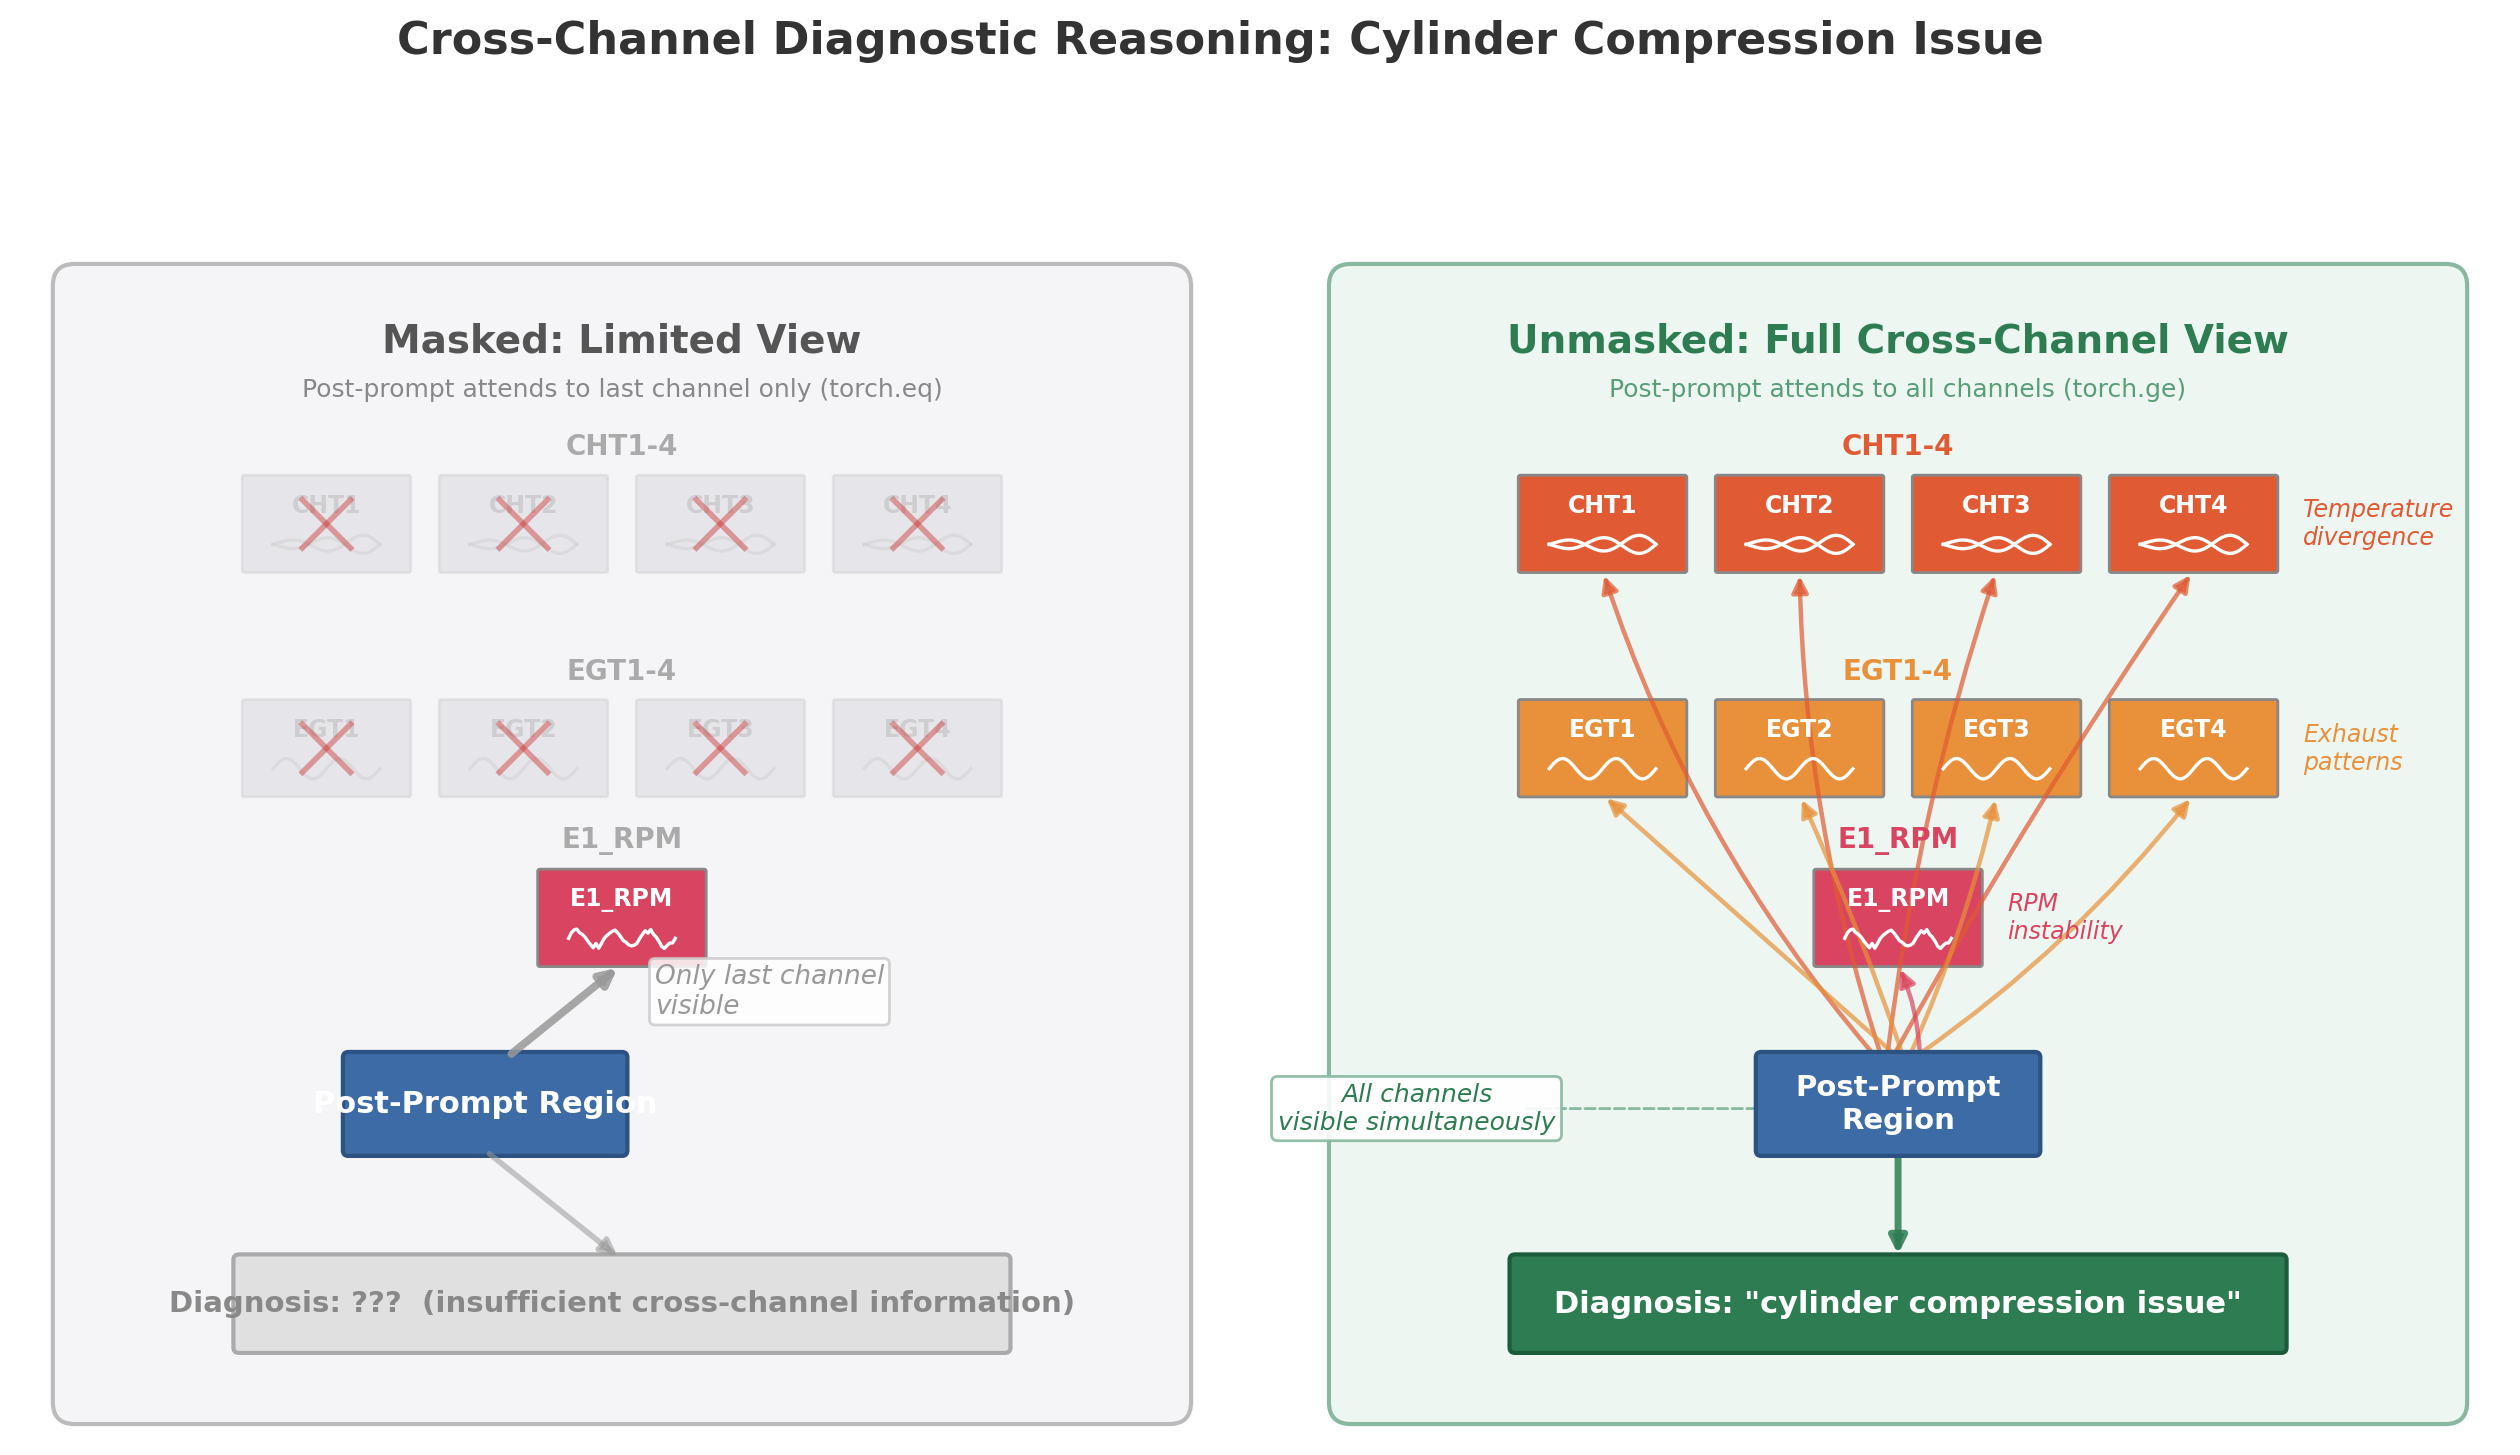

The script that saved this image:
"""
fig_007: Cross-Channel Diagnostic Reasoning Example
Split diagram showing how 'cylinder compression issue' diagnosis benefits
from cross-channel attention (unmasked) vs. limited single-channel view (masked).
"""

import matplotlib.pyplot as plt
import matplotlib.patches as mpatches
from matplotlib.patches import FancyArrowPatch, FancyBboxPatch
import numpy as np

# ── Colour palette ──────────────────────────────────────────────────
BG_WHITE = "#FFFFFF"
PANEL_BG_LEFT = "#F5F5F8"
PANEL_BG_RIGHT = "#EDF6F0"

CHT_COLOR = "#E05A33"
EGT_COLOR = "#E8913A"
RPM_COLOR = "#D94560"
FADED = "#D0D0D6"
POST_PROMPT_COLOR = "#3D6BA5"
DIAG_COLOR = "#2E7D52"
ARROW_ACTIVE = "#3D6BA5"
ARROW_MASKED = "#999999"
BLOCK_BORDER = "#888888"

# ── Helper: draw a tiny schematic waveform ──────────────────────────
def draw_waveform(ax, cx, cy, w=0.38, h=0.12, color="#333333",
                  alpha=1.0, style="normal"):
    n = 40
    x = np.linspace(cx - w / 2, cx + w / 2, n)
    if style == "diverge":
        y1 = cy + h * 0.5 * np.sin(np.linspace(0, 3 * np.pi, n)) * np.linspace(0.3, 1.0, n)
        y2 = cy - h * 0.5 * np.sin(np.linspace(0, 3 * np.pi, n)) * np.linspace(0.3, 1.0, n)
        ax.plot(x, y1, color=color, lw=1.2, alpha=alpha, zorder=5)
        ax.plot(x, y2, color=color, lw=1.2, alpha=alpha, zorder=5)
    elif style == "unstable":
        rng = np.random.RandomState(42)
        y = cy + h * 0.6 * np.sin(np.linspace(0, 6 * np.pi, n)) * rng.uniform(0.4, 1.0, n)
        ax.plot(x, y, color=color, lw=1.2, alpha=alpha, zorder=5)
    else:
        y = cy + h * 0.5 * np.sin(np.linspace(0, 4 * np.pi, n))
        ax.plot(x, y, color=color, lw=1.2, alpha=alpha, zorder=5)


def draw_channel_box(ax, x, y, w, h, label, color, alpha=1.0,
                     waveform_style="normal", show_waveform=True):
    fc = color if alpha >= 0.9 else FADED
    ec = BLOCK_BORDER if alpha >= 0.9 else "#CCCCCC"
    real_alpha = max(alpha, 0.4)
    rect = FancyBboxPatch(
        (x, y), w, h,
        boxstyle="round,pad=0.02",
        facecolor=fc, edgecolor=ec,
        linewidth=1.0, alpha=real_alpha, zorder=3,
    )
    ax.add_patch(rect)
    ax.text(x + w / 2, y + h * 0.70, label,
            ha="center", va="center", fontsize=8.5, fontweight="bold",
            color="#FFFFFF" if alpha >= 0.9 else "#AAAAAA",
            alpha=real_alpha, zorder=6)
    if show_waveform:
        draw_waveform(ax, x + w / 2, y + h * 0.28, w=w * 0.65, h=h * 0.22,
                      color="#FFFFFF" if alpha >= 0.9 else "#CCCCCC",
                      alpha=real_alpha, style=waveform_style)


def draw_arrow_line(ax, x0, y0, x1, y1, color, lw=1.5, alpha=1.0,
                    rad=0.0):
    arrow = FancyArrowPatch(
        (x0, y0), (x1, y1),
        arrowstyle="-|>", mutation_scale=12,
        color=color, lw=lw, alpha=alpha, zorder=4,
        connectionstyle=f"arc3,rad={rad}",
    )
    ax.add_patch(arrow)


# ── Figure setup ────────────────────────────────────────────────────
fig, (ax_l, ax_r) = plt.subplots(1, 2, figsize=(16, 8.5),
                                  gridspec_kw={"wspace": 0.06})
fig.patch.set_facecolor(BG_WHITE)

for ax in (ax_l, ax_r):
    ax.set_xlim(-0.5, 10.5)
    ax.set_ylim(-0.3, 10.5)
    ax.set_aspect("equal")
    ax.axis("off")

# ── Panel backgrounds ──────────────────────────────────────────────
ax_l.add_patch(FancyBboxPatch((0.0, 0.0), 10.0, 10.2,
               boxstyle="round,pad=0.2", facecolor=PANEL_BG_LEFT,
               edgecolor="#BBBBBB", lw=1.5, zorder=0))
ax_r.add_patch(FancyBboxPatch((0.0, 0.0), 10.0, 10.2,
               boxstyle="round,pad=0.2", facecolor=PANEL_BG_RIGHT,
               edgecolor="#88B8A0", lw=1.5, zorder=0))

# ── Panel titles ────────────────────────────────────────────────────
ax_l.text(5.0, 9.7, "Masked: Limited View", ha="center", va="center",
          fontsize=14, fontweight="bold", color="#555555", zorder=6)
ax_l.text(5.0, 9.25, "Post-prompt attends to last channel only (torch.eq)",
          ha="center", va="center", fontsize=9, color="#888888", zorder=6)

ax_r.text(5.0, 9.7, "Unmasked: Full Cross-Channel View", ha="center",
          va="center", fontsize=14, fontweight="bold", color="#2E7D52", zorder=6)
ax_r.text(5.0, 9.25, "Post-prompt attends to all channels (torch.ge)",
          ha="center", va="center", fontsize=9, color="#5A9E78", zorder=6)

# ═══════════════════════════════════════════════════════════════════
# Channel layout parameters
# ═══════════════════════════════════════════════════════════════════
box_w = 1.5
box_h = 0.85

groups = [
    ("CHT1-4", ["CHT1", "CHT2", "CHT3", "CHT4"], CHT_COLOR, "diverge"),
    ("EGT1-4", ["EGT1", "EGT2", "EGT3", "EGT4"], EGT_COLOR, "normal"),
    ("E1_RPM", ["E1_RPM"], RPM_COLOR, "unstable"),
]

# Y positions for the group labels
group_label_y = [8.6, 6.55, 5.0]
# Y positions for the box tops
group_box_y = [8.45, 6.40, 4.85]

# ═══════════════════════════════════════════════════════════════════
# LEFT PANEL – Masked
# ═══════════════════════════════════════════════════════════════════

left_channel_boxes = []  # (cx, cy_bottom, cy_top, is_last_overall)
total_channels = sum(len(g[1]) for g in groups)
channel_idx = 0

for gi, (grp_name, channels, color, wf_style) in enumerate(groups):
    gy_label = group_label_y[gi]
    gy_box_top = group_box_y[gi]

    ax_l.text(5.0, gy_label, grp_name, ha="center", va="bottom",
              fontsize=10, fontweight="bold", color="#AAAAAA", zorder=6)

    for ci, ch in enumerate(channels):
        cx = 5.0 - (len(channels) - 1) * (box_w + 0.3) / 2 + ci * (box_w + 0.3)
        cy_bot = gy_box_top - box_h
        is_last = (channel_idx == total_channels - 1)
        a = 1.0 if is_last else 0.3
        draw_channel_box(ax_l, cx - box_w / 2, cy_bot, box_w, box_h, ch,
                         color, alpha=a, waveform_style=wf_style)
        left_channel_boxes.append((cx, cy_bot, cy_bot + box_h, is_last))
        channel_idx += 1

# X marks on faded channels
for cx, cy_bot, cy_top, is_last in left_channel_boxes:
    if not is_last:
        sz = 0.22
        ax_l.plot([cx - sz, cx + sz], [cy_bot + (cy_top - cy_bot) / 2 - sz,
                  cy_bot + (cy_top - cy_bot) / 2 + sz],
                  color="#CC3333", lw=2.0, alpha=0.45, zorder=7)
        ax_l.plot([cx - sz, cx + sz], [cy_bot + (cy_top - cy_bot) / 2 + sz,
                  cy_bot + (cy_top - cy_bot) / 2 - sz],
                  color="#CC3333", lw=2.0, alpha=0.45, zorder=7)

# Post-prompt box (left)
pp_x, pp_y = 2.5, 2.3
pp_w, pp_h = 2.5, 0.85
pp_rect_l = FancyBboxPatch(
    (pp_x, pp_y), pp_w, pp_h,
    boxstyle="round,pad=0.05",
    facecolor=POST_PROMPT_COLOR, edgecolor="#2B5280",
    linewidth=1.5, zorder=3,
)
ax_l.add_patch(pp_rect_l)
ax_l.text(pp_x + pp_w / 2, pp_y + pp_h / 2, "Post-Prompt Region",
          ha="center", va="center", fontsize=11, fontweight="bold",
          color="#FFFFFF", zorder=6)

# Arrow from post-prompt to last channel (E1_RPM)
last_cx, last_cy_bot, last_cy_top, _ = left_channel_boxes[-1]
draw_arrow_line(ax_l,
                pp_x + pp_w / 2 + 0.2, pp_y + pp_h,
                last_cx, last_cy_bot,
                ARROW_MASKED, lw=2.8, alpha=0.85, rad=0.0)

# Annotation
ax_l.text(pp_x + pp_w + 0.3, pp_y + pp_h + 0.6,
          "Only last channel\nvisible",
          ha="left", va="center", fontsize=9.5, fontstyle="italic",
          color="#999999", zorder=6,
          bbox=dict(boxstyle="round,pad=0.2", facecolor="#FFFFFF",
                    edgecolor="#CCCCCC", alpha=0.85))

# Diagnosis box (left)
diag_x, diag_y = 1.5, 0.5
diag_w, diag_h = 7.0, 0.8
diag_rect_l = FancyBboxPatch(
    (diag_x, diag_y), diag_w, diag_h,
    boxstyle="round,pad=0.05",
    facecolor="#E0E0E0", edgecolor="#AAAAAA",
    linewidth=1.5, zorder=3,
)
ax_l.add_patch(diag_rect_l)
ax_l.text(diag_x + diag_w / 2, diag_y + diag_h / 2,
          "Diagnosis: ???  (insufficient cross-channel information)",
          ha="center", va="center", fontsize=10.5, fontweight="bold",
          color="#888888", zorder=6)

draw_arrow_line(ax_l, pp_x + pp_w / 2, pp_y,
                diag_x + diag_w / 2, diag_y + diag_h,
                ARROW_MASKED, lw=2.0, alpha=0.55, rad=0.0)

# ═══════════════════════════════════════════════════════════════════
# RIGHT PANEL – Unmasked
# ═══════════════════════════════════════════════════════════════════

right_channel_centres = []
right_channel_colors = []

for gi, (grp_name, channels, color, wf_style) in enumerate(groups):
    gy_label = group_label_y[gi]
    gy_box_top = group_box_y[gi]

    ax_r.text(5.0, gy_label, grp_name, ha="center", va="bottom",
              fontsize=10, fontweight="bold", color=color, zorder=6)

    for ci, ch in enumerate(channels):
        cx = 5.0 - (len(channels) - 1) * (box_w + 0.3) / 2 + ci * (box_w + 0.3)
        cy_bot = gy_box_top - box_h
        draw_channel_box(ax_r, cx - box_w / 2, cy_bot, box_w, box_h, ch,
                         color, alpha=1.0, waveform_style=wf_style)
        right_channel_centres.append((cx, cy_bot))
        right_channel_colors.append(color)

    # Group annotations on right edge
    rightmost_cx = 5.0 + (len(channels) - 1) * (box_w + 0.3) / 2
    anno_x = rightmost_cx + box_w / 2 + 0.25
    anno_y = gy_box_top - box_h / 2
    if grp_name == "CHT1-4":
        ax_r.text(anno_x, anno_y, "Temperature\ndivergence",
                  ha="left", va="center", fontsize=8.5, fontstyle="italic",
                  color=CHT_COLOR, zorder=6)
    elif grp_name == "EGT1-4":
        ax_r.text(anno_x, anno_y, "Exhaust\npatterns",
                  ha="left", va="center", fontsize=8.5, fontstyle="italic",
                  color=EGT_COLOR, zorder=6)
    elif grp_name == "E1_RPM":
        ax_r.text(5.0 + box_w / 2 + 0.25, anno_y, "RPM\ninstability",
                  ha="left", va="center", fontsize=8.5, fontstyle="italic",
                  color=RPM_COLOR, zorder=6)

# Post-prompt box (right) — centred at x=5
pp_r_x = 3.75
pp_r_w = 2.5
pp_rect_r = FancyBboxPatch(
    (pp_r_x, pp_y), pp_r_w, pp_h,
    boxstyle="round,pad=0.05",
    facecolor=POST_PROMPT_COLOR, edgecolor="#2B5280",
    linewidth=1.5, zorder=5,
)
ax_r.add_patch(pp_rect_r)
ax_r.text(pp_r_x + pp_r_w / 2, pp_y + pp_h / 2, "Post-Prompt\nRegion",
          ha="center", va="center", fontsize=10.5, fontweight="bold",
          color="#FFFFFF", zorder=6)

# Attention beams from post-prompt to ALL channels
pp_top_x_r = pp_r_x + pp_r_w / 2
pp_top_y = pp_y + pp_h

n_arrows = len(right_channel_centres)
for idx, ((cx, cy_bot), acolor) in enumerate(zip(right_channel_centres, right_channel_colors)):
    spread = (idx / (n_arrows - 1) - 0.5) * 1.6 if n_arrows > 1 else 0
    ox = pp_top_x_r + spread * 0.25
    rad = (idx / (n_arrows - 1) - 0.5) * 0.20 if n_arrows > 1 else 0
    draw_arrow_line(ax_r, ox, pp_top_y, cx, cy_bot,
                    acolor, lw=1.6, alpha=0.7, rad=rad)

# Annotation — to the left, well clear of the box
ax_r.text(0.6, pp_y + pp_h * 0.45,
          "All channels\nvisible simultaneously",
          ha="center", va="center", fontsize=9, fontstyle="italic",
          color="#2E7D52", zorder=6,
          bbox=dict(boxstyle="round,pad=0.25", facecolor="#FFFFFF",
                    edgecolor="#88B8A0", alpha=0.90))
# Small connector line from annotation to post-prompt box
ax_r.annotate("", xy=(pp_r_x, pp_y + pp_h * 0.45),
              xytext=(1.55, pp_y + pp_h * 0.45),
              arrowprops=dict(arrowstyle="-", color="#88B8A0",
                              lw=1.0, ls="--"), zorder=4)

# Diagnosis box (right)
diag_rect_r = FancyBboxPatch(
    (diag_x, diag_y), diag_w, diag_h,
    boxstyle="round,pad=0.05",
    facecolor=DIAG_COLOR, edgecolor="#1B5C3B",
    linewidth=1.5, zorder=3,
)
ax_r.add_patch(diag_rect_r)
ax_r.text(diag_x + diag_w / 2, diag_y + diag_h / 2,
          'Diagnosis: "cylinder compression issue"',
          ha="center", va="center", fontsize=11, fontweight="bold",
          color="#FFFFFF", zorder=6)

draw_arrow_line(ax_r, pp_r_x + pp_r_w / 2, pp_y,
                diag_x + diag_w / 2, diag_y + diag_h,
                DIAG_COLOR, lw=2.5, alpha=0.85, rad=0.0)

# ── Overall title ───────────────────────────────────────────────────
fig.suptitle("Cross-Channel Diagnostic Reasoning: Cylinder Compression Issue",
             fontsize=16, fontweight="bold", y=0.98, color="#333333")

# ── Save ────────────────────────────────────────────────────────────
out = "/home/wangni/notion-figures/nomask/fig_007.png"
fig.savefig(out, dpi=200, bbox_inches="tight", facecolor=BG_WHITE)
plt.close(fig)
print(f"Saved figure to {out}")
